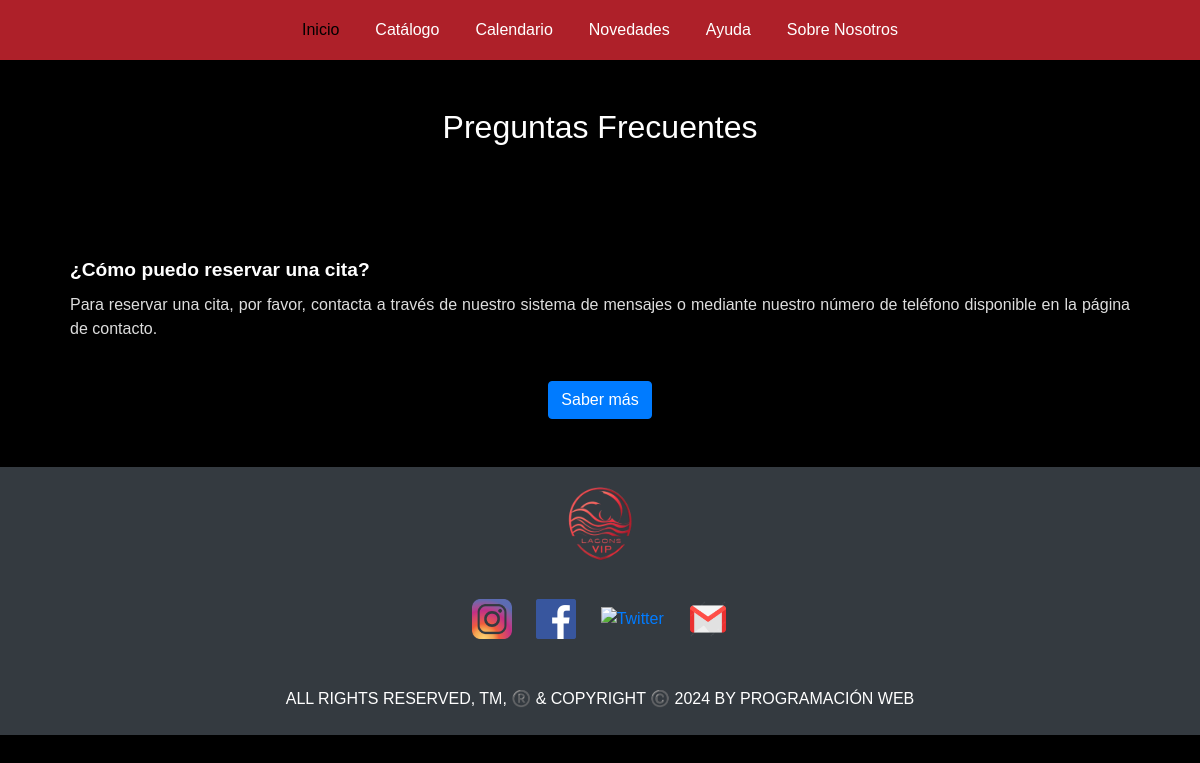
The app's page /faqs.php with its own data.
### tables this page shows
CREATE TABLE `preguntasfrecuentes` (
  `id_preguntas_frecuentes` int(11) NOT NULL,
  `pregunta` varchar(255) NOT NULL,
  `respuesta` text NOT NULL
);

### faqs.php (the view, shortened to what this page needs)
<?php
include 'head.php';
include 'BaseDatos/db.php';
$query = "SELECT pregunta, respuesta FROM preguntasfrecuentes";
$result = $conn->query($query);
$faqs = [];
if ($result) {
    while ($row = $result->fetch_assoc()) {
        $faqs[] = $row;
    }
}
?>
<!DOCTYPE html>
<html lang="es">
<head>
    <link rel="stylesheet" href="https://stackpath.bootstrapcdn.com/bootstrap/4.5.2/css/bootstrap.min.css">
    <link rel="stylesheet" type="text/css" href="CSS/styles.css">
</head>
<body>
    <br>
    <br>
    <h2 class="text-center mb-4">Preguntas Frecuentes</h2>
    <div class="container mt-5">
        <div id="faqCarousel" class="carousel slide" data-ride="carousel" data-interval="4000">
            <div class="carousel-inner">
                <?php if (!empty($faqs)): ?>
                    <?php foreach ($faqs as $index => $faq): ?>
                        <div class="carousel-item <?= $index === 0 ? 'active' : '' ?>">
                            <div class="card">
                                <div class="card-body">
                                    <h5 class="card-title"><?= htmlspecialchars($faq['pregunta']) ?></h5>
                                    <p class="card-text"><?= nl2br(htmlspecialchars($faq['respuesta'])) ?></p>
                                </div>
                            </div>
                        </div>
                    <?php endforeach; ?>
                <?php endif; ?>
            </div>
        </div>
    </div>
    <center><a href="faqs2.php" class="btn btn-primary">Saber más</a></center>
    <br>
    <br>
    <?php
        include 'footer.php'
    ?>
</body>
</html>

### CSS/styles.css (style rules this page uses)
body { background-color: black; color: white; font-family: Arial, sans-serif; text-align: justify; display: flex; flex-direction: column; }
.container { display: flex; flex-wrap: wrap; justify-content: space-between; padding: 20px; }
.carousel { background-color: black; }
.carousel-inner .carousel-item { background-color: black; }
.card { background-color: transparent; color: white; border: none; box-shadow: none; }
.card-title { font-size: 1.2rem; font-weight: bold; color: white; }
.card-text { font-size: 1rem; color: #ddd; }

### records on screen
preguntasfrecuentes: pregunta "¿Cómo puedo reservar una cita?", respuesta "Para reservar una cita, por favor, contacta a través de nuestro sistema de mensajes o mediante nuestro número de teléfono disponible en la página de contacto."
